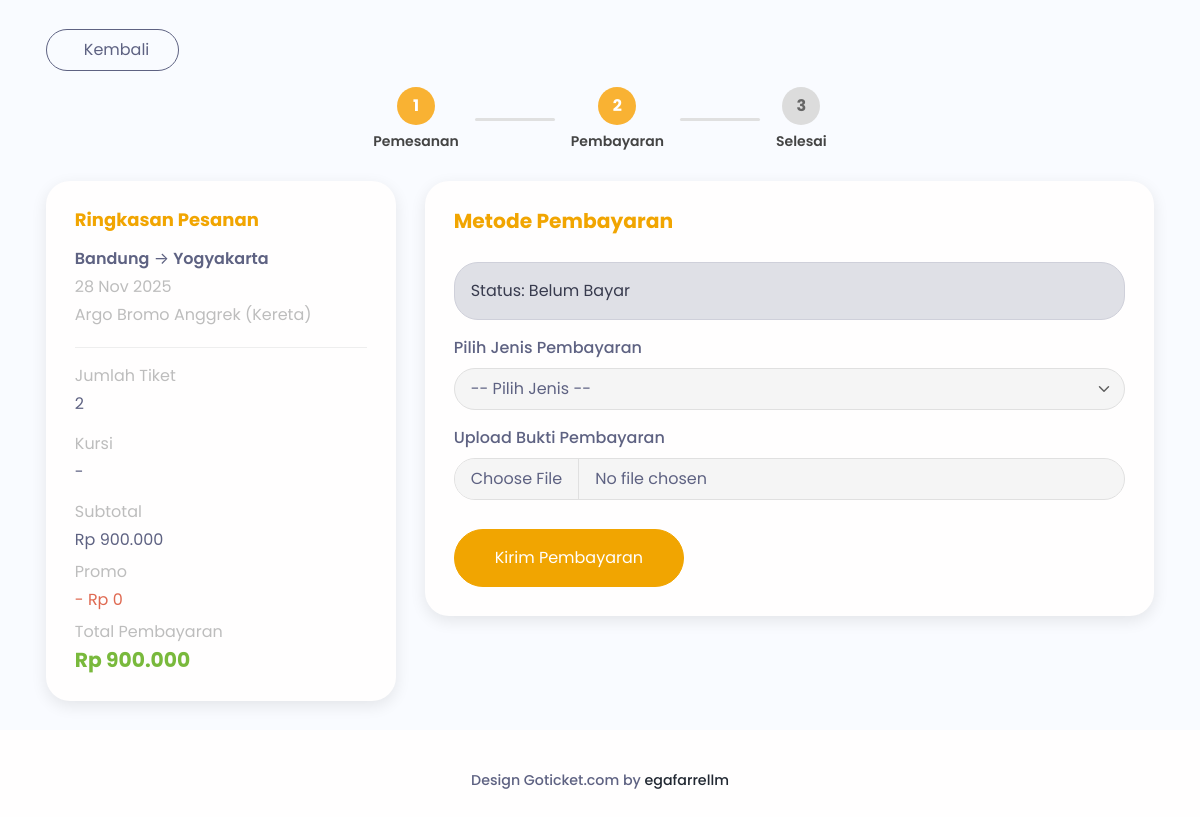
The app's page /frontend/pages/pembayaran/pembayaran.php?id_pemesanan=6 with its own data.
### tables this page shows
CREATE TABLE `pemesanan` (
  `id_pemesanan` int NOT NULL,
  `id_user` int DEFAULT NULL,
  `id_rute` int DEFAULT NULL,
  `tanggal_pesan` datetime DEFAULT CURRENT_TIMESTAMP,
  `jumlah_tiket` int DEFAULT '1',
  `total_harga` int DEFAULT NULL,
  `status_pemesanan` enum('Belum Dibayar','Menunggu Pembayaran','Menunggu Verifikasi','Dibayar','Diverifikasi','Selesai','Dibatalkan') DEFAULT 'Belum Dibayar',
  `kursi` varchar(50) DEFAULT NULL
);

CREATE TABLE `rute` (
  `id_rute` int NOT NULL,
  `id_transportasi` int DEFAULT NULL,
  `asal` varchar(100) NOT NULL,
  `tujuan` varchar(100) NOT NULL,
  `harga` int NOT NULL,
  `jadwal_berangkat` datetime DEFAULT NULL,
  `jadwal_tiba` datetime DEFAULT NULL
);

CREATE TABLE `transportasi` (
  `id_transportasi` int NOT NULL,
  `jenis` enum('Pesawat','Kereta') NOT NULL,
  `nama_transportasi` varchar(100) NOT NULL,
  `kode` varchar(20) NOT NULL,
  `kapasitas` int NOT NULL
);

### frontend/pages/pembayaran/pembayaran.php (the view, shortened to what this page needs)
<?php
include '../../app.php';
include '../../partials/header.php';
$id_pemesanan = intval($_GET['id_pemesanan'] ?? 0);
$q = "SELECT
        p.*,
        r.asal, r.tujuan, r.jadwal_berangkat, r.harga,
        t.nama_transportasi, t.jenis,
        u.nama_lengkap, u.email, u.no_hp
      FROM pemesanan p
      JOIN rute r ON p.id_rute = r.id_rute
      JOIN transportasi t ON r.id_transportasi = t.id_transportasi
      JOIN user u ON p.id_user = u.id_user
      WHERE p.id_pemesanan = $id_pemesanan";
$res  = mysqli_query($connect, $q);
$data = mysqli_fetch_assoc($res);
$pay = mysqli_query($connect, "
  SELECT pb.*, pr.nama_promo, pr.potongan
  FROM pembayaran pb
  LEFT JOIN promo pr ON pb.id_promo = pr.id_promo
  WHERE pb.id_pemesanan = $id_pemesanan
  ORDER BY pb.id_pembayaran DESC
  LIMIT 1
");
$pembayaran = mysqli_fetch_assoc($pay) ?: null;
$cek_verif = mysqli_query($connect, "
    SELECT status_verifikasi
    FROM verifikasi
    WHERE id_pembayaran = " . intval($pembayaran['id_pembayaran'] ?? 0) . "
    ORDER BY id_verifikasi DESC LIMIT 1
");
$verifikasi   = mysqli_fetch_assoc($cek_verif) ?: null;
$status_verif = $verifikasi['status_verifikasi'] ?? null;
$status = $pembayaran['status_bayar'] ?? "Belum Bayar";
$total_asli = (int)$data['total_harga'];
$potongan_promo  = 0;
if ($potongan_promo > 0) {
  $final_total = $total_asli - $potongan_promo;
  if ($final_total < 0) $final_total = 0;
} else {
  $final_total = $total_asli;
}
?>
<main class="py-4" style="background: #f9fbff; min-height: calc(100vh - 120px);">
  <div class="container">
    <div class="align-self-start mb-3">
      <button onclick="history.back()" class="btn btn-outline-secondary px-4 py-2 rounded-3 fw-semibold">
        <i class="bi bi-arrow-left me-2"></i> Kembali
      </button>
    </div>
    <div class="d-flex justify-content-center mb-4 align-items-center gap-3">
      <div class="d-flex flex-column align-items-center">
        <span class="step-circle active-step">1</span>
        <span class="step-label">Pemesanan</span>
      </div>
      <div class="step-line"></div>
      <div class="d-flex flex-column align-items-center">
        <span class="step-circle active-step">2</span>
        <span class="step-label">Pembayaran</span>
      </div>
      <div class="step-line"></div>
      <div class="d-flex flex-column align-items-center">
        <?php $step3 = ($status == "Validasi") ? "active-step" : ""; ?>
        <span class="step-circle <?= $step3 ?>">3</span>
        <span class="step-label">Selesai</span>
      </div>
    </div>
    <div class="row g-4">
      <div class="col-md-4">
        <div class="card shadow-sm border-0 rounded-4 p-4">
          <h5 class="fw-bold text-primary mb-3">Ringkasan Pesanan</h5>
          <p class="mb-1">
            <strong><?= htmlspecialchars($data['asal']); ?></strong>
            →
            <strong><?= htmlspecialchars($data['tujuan']); ?></strong>
          </p>
          <p class="text-muted mb-1">
            <?= date("d M Y", strtotime($data['jadwal_berangkat'])); ?>
          </p>
          <p class="text-muted mb-1">
            <?= htmlspecialchars($data['nama_transportasi']); ?> (<?= htmlspecialchars($data['jenis']); ?>)
          </p>
          <hr>
          <p class="text-muted mb-1">Jumlah Tiket</p>
          <p class="fw-semibold mb-3"><?= (int)$data['jumlah_tiket']; ?></p>
          <p class="text-muted mb-1">Kursi</p>
          <p class="fw-semibold mb-3"><?= $data['kursi'] ?: '-'; ?></p>
          <p class="text-muted mb-1">Subtotal</p>
          <p class="fw-semibold mb-2" id="subtotalText">
            Rp <?= number_format($total_asli, 0, ',', '.'); ?>
          </p>
          <p class="text-muted mb-1">Promo</p>
          <p class="fw-semibold mb-2 text-danger" id="promoText">
            - Rp <?= number_format($potongan_promo, 0, ',', '.'); ?>
          </p>
          <p class="text-muted mb-1">Total Pembayaran</p>
          <div class="d-flex flex-column align-items-start">
            <h4 class="text-success fw-bold mb-0" id="finalTotalText">
              Rp <?= number_format($final_total, 0, ',', '.'); ?>
            </h4>
          </div>
        </div>
      </div>
      <div class="col-md-8">
        <div class="card shadow-sm border-0 rounded-4 p-4">
          <h4 class="fw-bold text-primary mb-4">Metode Pembayaran</h4>
          <?php if ($status_verif == "Tidak Valid"): ?>
            <div class="alert alert-danger fw-semibold">
              Status: Tidak Valid — Silakan unggah ulang bukti pembayaran.
            </div>
          <?php elseif ($status == "Menunggu Verifikasi"): ?>
            <div class="alert alert-info fw-semibold">Status: Menunggu Verifikasi Admin</div>
          <?php elseif ($status == "Belum Bayar"): ?>
            <div class="alert alert-secondary fw-semibold">Status: Belum Bayar</div>
          <?php elseif ($status == "Diganti"): ?>
            <div class="alert alert-warning fw-semibold">Status: Pembayaran Sebelumnya Diganti</div>
          <?php endif; ?>
          <?php if ($status == "Belum Bayar" || $status_verif == "Tidak Valid" || $status == "Diganti"): ?>
            <?php
            $action_file = ($status_verif == "Tidak Valid" || $status == "Diganti")
              ? "pembayaran_proses_ulang.php"
              : "pembayaran_proses.php";
            $button_text = ($status_verif == "Tidak Valid" || $status == "Diganti")
              ? "Kirim Ulang Pembayaran"
              : "Kirim Pembayaran";
            ?>
            <form action="<?= $action_file; ?>" method="POST" enctype="multipart/form-data" id="formPembayaran">
              <label class="fw-semibold mb-2">Pilih Jenis Pembayaran</label>
              <select name="jenis" id="jenis" class="form-select form-select-lg mb-3" required>
                <option value="">-- Pilih Jenis --</option>
              </select>
              <label class="fw-semibold mb-2">Upload Bukti Pembayaran</label>
              <input type="file" name="bukti_transfer" class="form-control form-control-lg rounded-3 mb-4">
              <button class="btn btn-warning text-white px-5 py-3 rounded-3 fw-semibold">
                <?= $button_text; ?>
              </button>
            </form>
          <?php endif; ?>
        </div>
      </div>
    </div>
  </div>
</main>
<?php
include '../../partials/footer.php';
include '../../partials/script.php';
?>

### frontend/pages/pembayaran/pembayaran.php (style rules this page uses)
.step-circle { width: 38px; height: 38px; border-radius: 50%; background: #dcdcdc; color: #666; display: flex; justify-content: center; align-items: center; font-weight: 700; font-size: 16px; }
.active-step { background: #f9b233 !important; color: white !important; }
.step-label { font-size: 14px; margin-top: 6px; font-weight: 600; color: #444; }
.step-line { width: 80px; height: 3px; background: #e0e0e0; border-radius: 5px; }

### records on screen
pemesanan: id_rute.asal "Bandung", id_rute.tujuan "Yogyakarta", id_rute.jadwal_berangkat "28 Nov 2025", transportasi.nama_transportasi "Argo Bromo Anggrek", transportasi.jenis "Kereta", jumlah_tiket "2", kursi "-", total_harga "900.000"

### other values on screen
$potongan_promo "0"
$button_text "Kirim Pembayaran"
